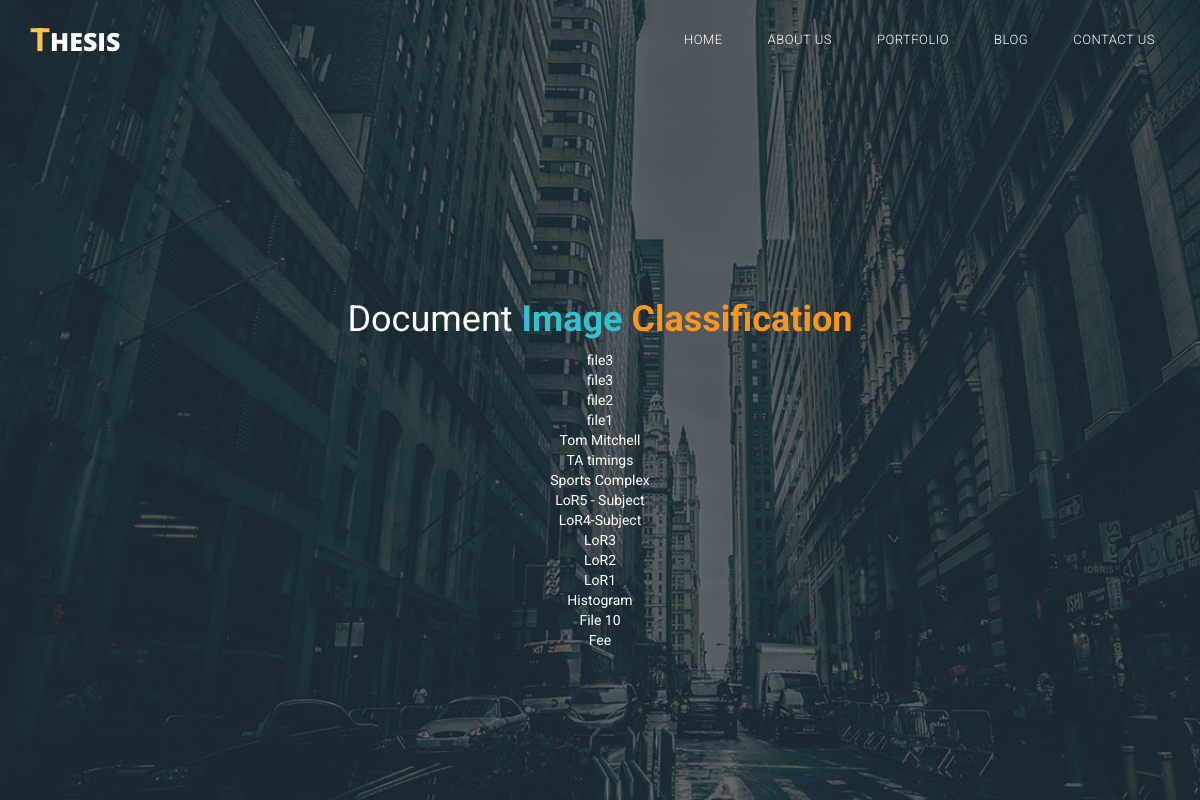
/FileSaverApp/list/, run on an earlier commit of the app's database.
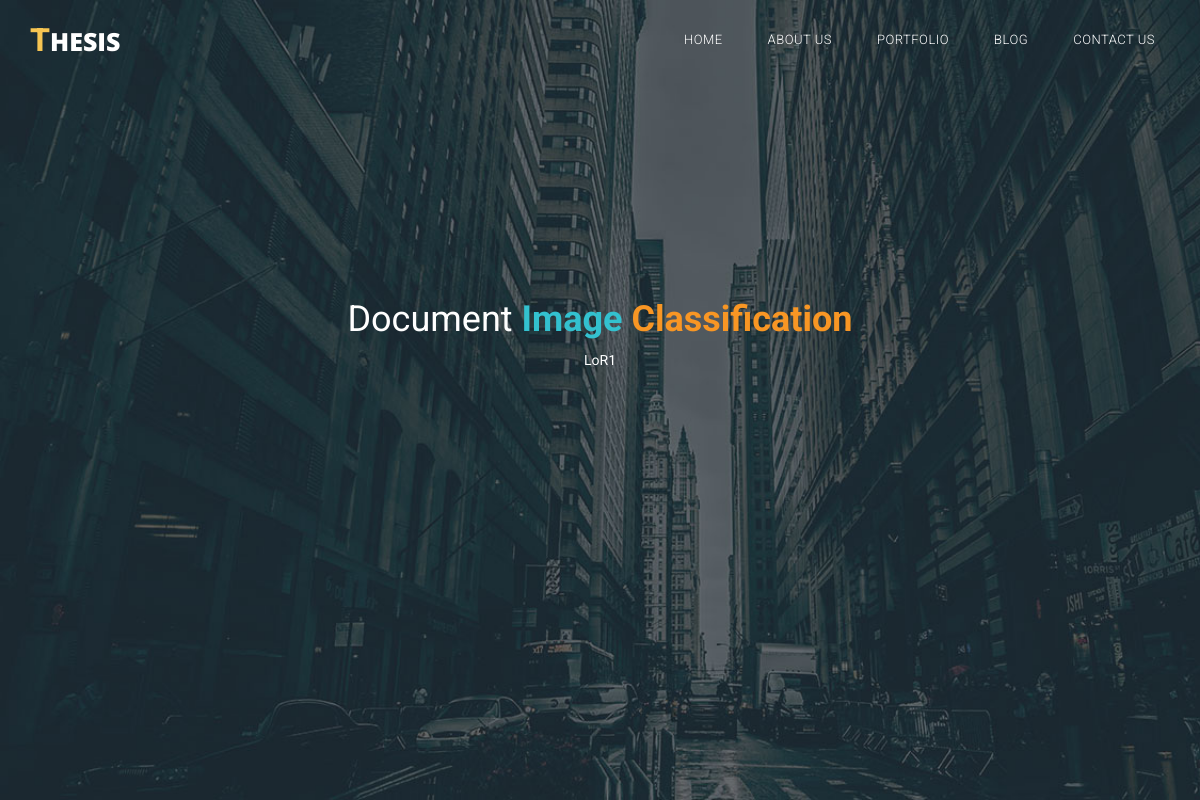
And on a later commit of the database.
### FileSaverApp/models.py (models this page shows, shortened)
class Document(models.Model):
    document_name = models.CharField(max_length=200)
    document_category = models.ForeignKey(DocumentCategory, on_delete=models.CASCADE)
    file = models.FileField(upload_to=get_directory_path)
    document_text = models.CharField(max_length=2000, default='', blank=True)

### FileSaverApp/views.py (the view)
def listFiles(request):
    documents_list = Document.objects.order_by('-document_name')
    context = {
        'documents_list': documents_list,
    }
    return render(request, 'FileSaverApp/list.html', context)

### FileSaverApp/templates/FileSaverApp/list.html (shortened to what this page needs)
<!DOCTYPE html>
<html lang="en">
<head>
        {% load static %}
        <link rel="stylesheet" type="text/css" href="{% static 'tinker/css/bootstrap.min.css' %}" />
        <link rel="stylesheet" type="text/css" href="{% static 'tinker/css/bootstrap-theme.min.css' %}" />
        <link rel="stylesheet" type="text/css" href="{% static 'tinker/css/fontAwesome.css' %}" />
        <link rel="stylesheet" type="text/css" href="{% static 'tinker/css/hero-slider.css' %}" />
        <link rel="stylesheet" type="text/css" href="{% static 'tinker/css/owl-carousel.css' %}" />
        <link rel="stylesheet" type="text/css" href="{% static 'tinker/css/templatemo-style.css' %}" />
        <link rel="stylesheet" type="text/css" href="{% static 'tinker/css/lightbox.css' %}" />
        <link rel="stylesheet" type="text/css" href="{% static 'tinker/css/detailsPage.css' %}" />
</head>
    <div class="header">
        <div class="container">
            <nav class="navbar navbar-inverse" role="navigation">
                <div class="navbar-header">
                    <a href="{% url 'FileSaverApp:index' %}"  class="navbar-brand scroll-top"><em>T</em>hesis</a>
                </div>
                <div id="main-nav" class="collapse navbar-collapse">
                    <ul class="nav navbar-nav">
                        <li><a href="{% url 'FileSaverApp:index' %}"  class="scroll-top">Home</a></li>
                        <li><a href="#" class="scroll-link" data-id="about">About Us</a></li>
                        <li><a href="#" class="scroll-link" data-id="portfolio">Portfolio</a></li>
                        <li><a href="#" class="scroll-link" data-id="blog">Blog</a></li>
                        <li><a href="#" class="scroll-link" data-id="contact-us">Contact Us</a></li>
                    </ul>
                </div>
            </nav>
        </div>
    </div>
    <div class="parallax-content baner-content" id="home">
        <div class="container">
            <div class="text-content">
                <h2>Document <span>Image</span> <em>Classification</em></h2>
                <div class="document-list">
                    {% if documents_list %}
                        <ul>
                        {% for doc in documents_list %}
                            <a class ="document-list" href="{% url 'FileSaverApp:detail' doc.id %}">{{ doc.document_name }}</a>
                            <br/>
                        {% endfor %}
                        </ul>
                    {% else %}
                        No documents available.
                    {% endif %}
                </div>
            </div>
        </div>
    </div>
<body>
</body>
</html>

### FileSaverApp/static/tinker/css/hero-slider.css (style rules this page uses)
*, *::after, *::before { -webkit-box-sizing: border-box; -moz-box-sizing: border-box; box-sizing: border-box; }
html { font-size: 62.5%; }
body { font-family: "Open Sans", sans-serif; color: #2c343b; background-color: #f2f2f2; }
a { color: #d44457; text-decoration: none; }

### FileSaverApp/static/tinker/css/templatemo-style.css (style rules this page uses)
* { margin: 0; padding: 0; font-family: 'Roboto', arial, sans-serif; }
body { overflow-x: hidden; }
ul { list-style: none; margin: 0px; }
.parallax-content { width: 100%; min-height: 100vh; background-size: cover; }
.header { position: fixed; top: 0; left: 0; width: 100%; padding: 0; z-index: 10000; transition: all 0.2s ease-in-out; height: 80px; background-color:transparent; text-align: center; line-height: 40px; }
.navbar-inverse .navbar-brand, .navbar-inverse .navbar-nav>li>a { text-shadow: none; }
.navbar-brand { line-height: 80px; padding: 0px; }
.navbar-nav>li>a { color: #fff!important; font-size: 13px; font-weight: 300; text-transform: uppercase; text-shadow: none; line-height: 80px; padding: 0px; letter-spacing: 0.5px; }
.navbar-nav>li { margin-left: 45px; }
.navbar-brand { font-family: 'Open Sans', sans-serif; font-size: 25px; text-transform: uppercase; color: #fff!important; transition: all 0.5s; }
.navbar-brand em { font-style: normal; color: #f7c552; font-size: 32px; }
.header .navbar-brand { font-weight: 800; }
.navbar-inverse { background-image: none; background-color: transparent; }
.header .navbar { margin: 0; border: none; }
@media (min-width: 768px) { .header .navbar-brand { padding-left: 0; } }
@media (min-width: 768px) { .navbar-nav { float: right; } }
.baner-content { width: 100%; padding-top: 35vh; text-align: center; background-image: url(../img/banner_bg.jpg); vertical-align: middle; }
.baner-content .text-content { text-align: center; }
.baner-content .text-content h2 { font-size: 36px; font-weight: 400; color: #fff; }
.baner-content .text-content h2 span { font-weight: 700; color: #33c1cf!important; }
.baner-content .text-content h2 em { font-style: normal; font-weight: 700; color: #f89624!important; }

### FileSaverApp/static/tinker/css/lightbox.css (style rules this page uses)
body:after { content: url(../img/close.png) url(../img/loading.gif) url(../img/prev.png) url(../img/next.png); display: none; }

### FileSaverApp/static/tinker/css/detailsPage.css (style rules this page uses)
.document-list { color: #ffffff }

What changed in the data, as far as the page shows it:
removed Document: document_name "file3"
removed Document: document_name "file3"
removed Document: document_name "file2"
removed Document: document_name "file1"
removed Document: document_name "Tom Mitchell"
removed Document: document_name "TA timings"
removed Document: document_name "Sports Complex"
removed Document: document_name "LoR5 - Subject"
removed Document: document_name "LoR4-Subject"
removed Document: document_name "LoR3"
removed Document: document_name "LoR2"
removed Document: document_name "Histogram"
removed Document: document_name "File 10"
removed Document: document_name "Fee"
